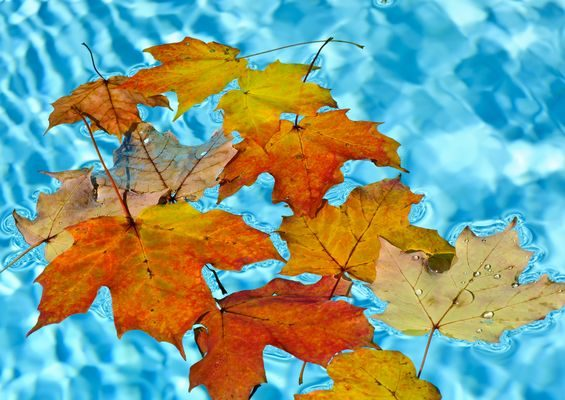
%> input picture leave_on_pool.jpg, 565 x 400 px
$ octave --eval "result = segmentInBlue(imread('leave_on_pool.jpg'));"   (GNU Octave 9; MATLAB toolbox functions it lacks are replaced by stand-ins)
%> lines starting %> are read from the running program, lines starting %| are printed output that depends on the picture; in (x1, y1, x2, y2) boxes, pixels count from 0 and x2, y2 are one past the last pixel; in counts of white or black regions, pixels touching at a corner belong together; the program's own positions count from 1
%function used for segment background and foreground of an image
function [coordinate,result] = segmentInBlue(RGB)

%acquire the a image for the blue channel values
blueChannel = RGB(:,:,3);
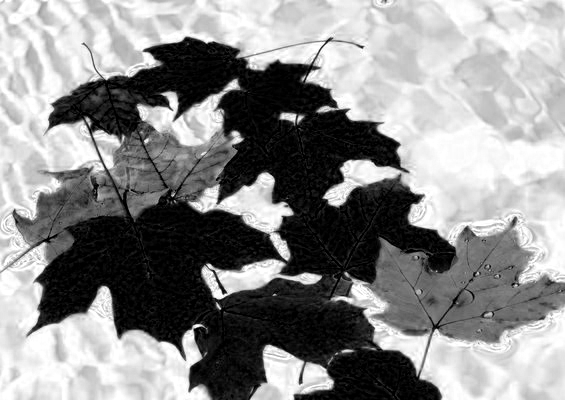
%> blueChannel: size 400x565 uint8; min 0, max 255, mean 140.2

%Find threshold of blue channel to separate foreground and background
T = graythresh(blueChannel);
%> T = 0.506
%Separate the image using binarization
BW = imbinarize(blueChannel,T);
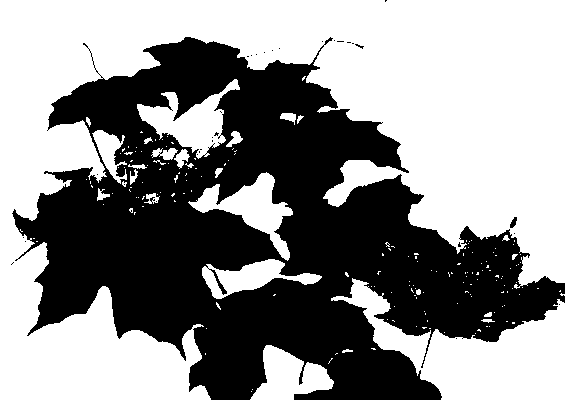
%> BW: size 400x565 logical; 55.7% white; 32 black regions (30 under 20 px), largest, box (x1, y1, x2, y2) and area: (12, 37, 565, 400) 100029, (510, 217, 517, 228) 47

%For displaying purposes only
%maskedRGBImage = RGB;
%maskedRGBImage(repmat(~BW,[1 1 3])) = 0;

%Construct a structuring element for morphological process
se = strel('disk',5);

%Perform open morphlogical process to the image to eliminate possible
%noises
open = imopen(BW,se);
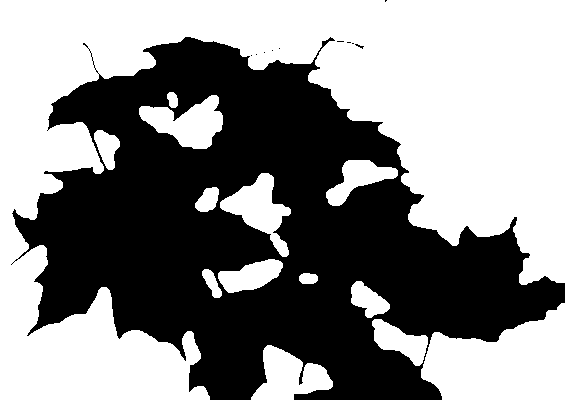
%> open: size 400x565 logical; 53.9% white; 11 black regions (10 under 20 px), largest, box (x1, y1, x2, y2) and area: (11, 37, 565, 400) 104049

%Perform close morphological process to reduce the size of unwanted element
%after open process
processedMasked = imclose(open,se);
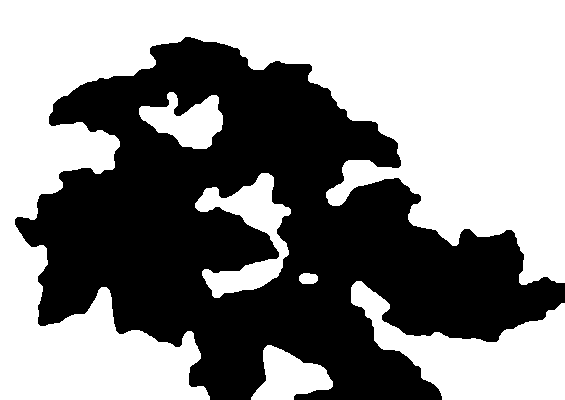
%> processedMasked: size 400x565 logical; 54.6% white; 1 black region, box (x1, y1, x2, y2) and area: (15, 37, 565, 400) 102683

%Find the result
s = size(BW);
%> s = [400 565]
result = RGB;
%> result is the input picture: size 400x565x3 uint8; mean R, G, B 129.5, 157.9, 140.2

%Initialize coordinate for values containing debris
coordinate = zeros(2,1000000);
%Find how many pixels contain debris
counter = 1;

%Update the image
for i = 1:s(1)
    for j = 1:s(2)
        if processedMasked(i,j) == 0
            for k = 1:3
                result(i,j,k) = 0;
                coordinate(1,counter) = i;
                coordinate(2,counter) = j;
                counter = counter + 1;
            end
        end
    end
end
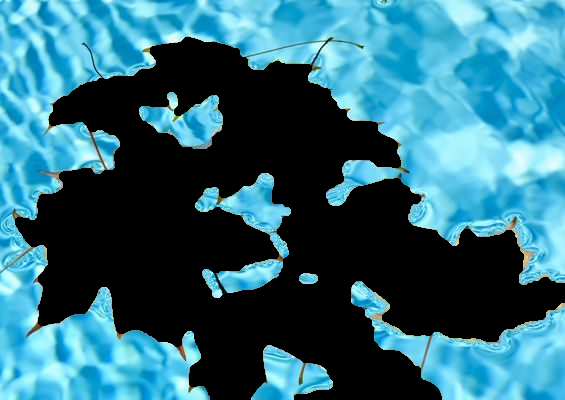
%> result: size 400x565x3 uint8; mean R, G, B 47.7, 105.6, 122.4
%> after the loop, counter = 308050

%Add coordinate of all pixels with debris
coordinate = coordinate(1:2,1:counter-1);

%----------------------------------------------------------------------
% Check whether there is actual debris in water, or only exists water
%Perform a kernel density smoothing to acquire a line for the histogram
%> (the run ends here)

$ run again, on Debris_in_dirty_water.png
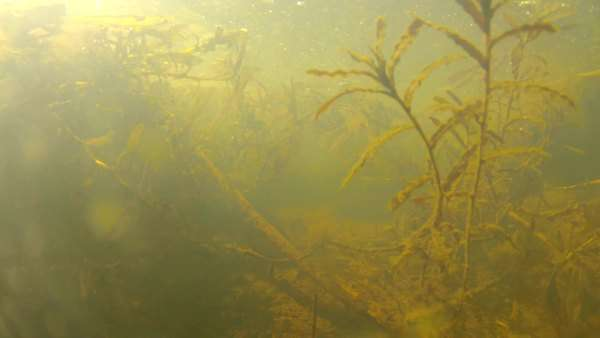
%> input picture Debris_in_dirty_water.png, 600 x 338 px
%> in segmentInBlue, `blueChannel = RGB(:,:,3);`:
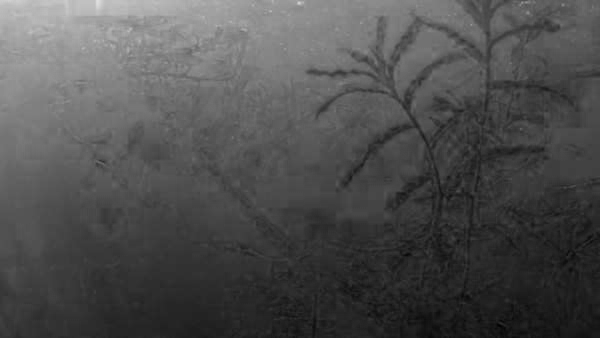
%> blueChannel: size 338x600 uint8; min 0, max 223, mean 78.5
%> T = 0.357
%> BW: size 338x600 logical; 31.4% white; 94 white regions (79 under 20 px), largest, box (x1, y1, x2, y2) and area: (0, 0, 486, 201) 59229, (490, 0, 600, 35) 1699, (412, 51, 486, 112) 1079
%> open: size 338x600 logical; 29% white; 13 white regions, largest, box (x1, y1, x2, y2) and area: (0, 0, 486, 200) 53966, (394, 25, 458, 90) 2001, (432, 58, 477, 83) 555
%> processedMasked: size 338x600 logical; 29.8% white; 4 white regions, box (x1, y1, x2, y2) and area: (0, 0, 487, 200) 58871, (565, 0, 600, 41) 818, (489, 5, 529, 32) 530, (495, 40, 512, 58) 223
%> in segmentInBlue, result is the input picture: size 338x600x3 uint8; mean R, G, B 153.4, 142.9, 78.5
%> after the loop in segmentInBlue, `for i = 1:s(1)`:
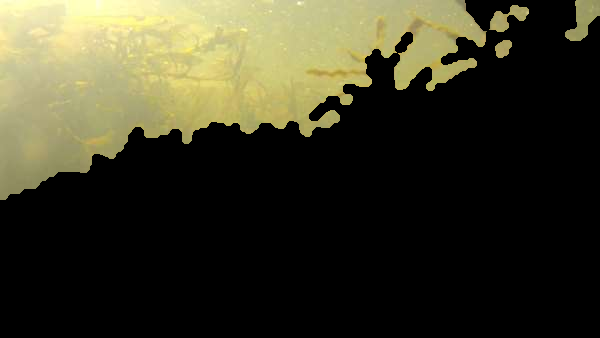
%> result: size 338x600x3 uint8; mean R, G, B 59.2, 57.3, 38
%> after the loop in segmentInBlue, `for i = 1:s(1)`: counter = 427075
